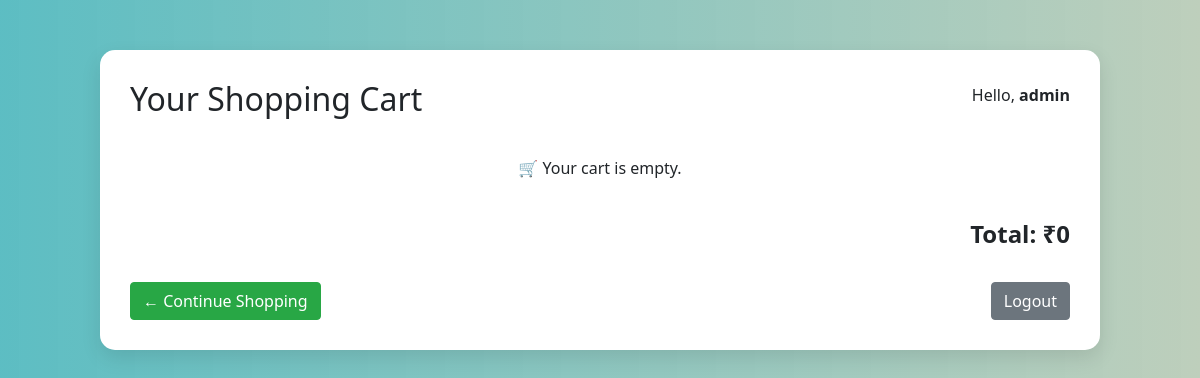
The app's page /cart/ (signed in), older data.
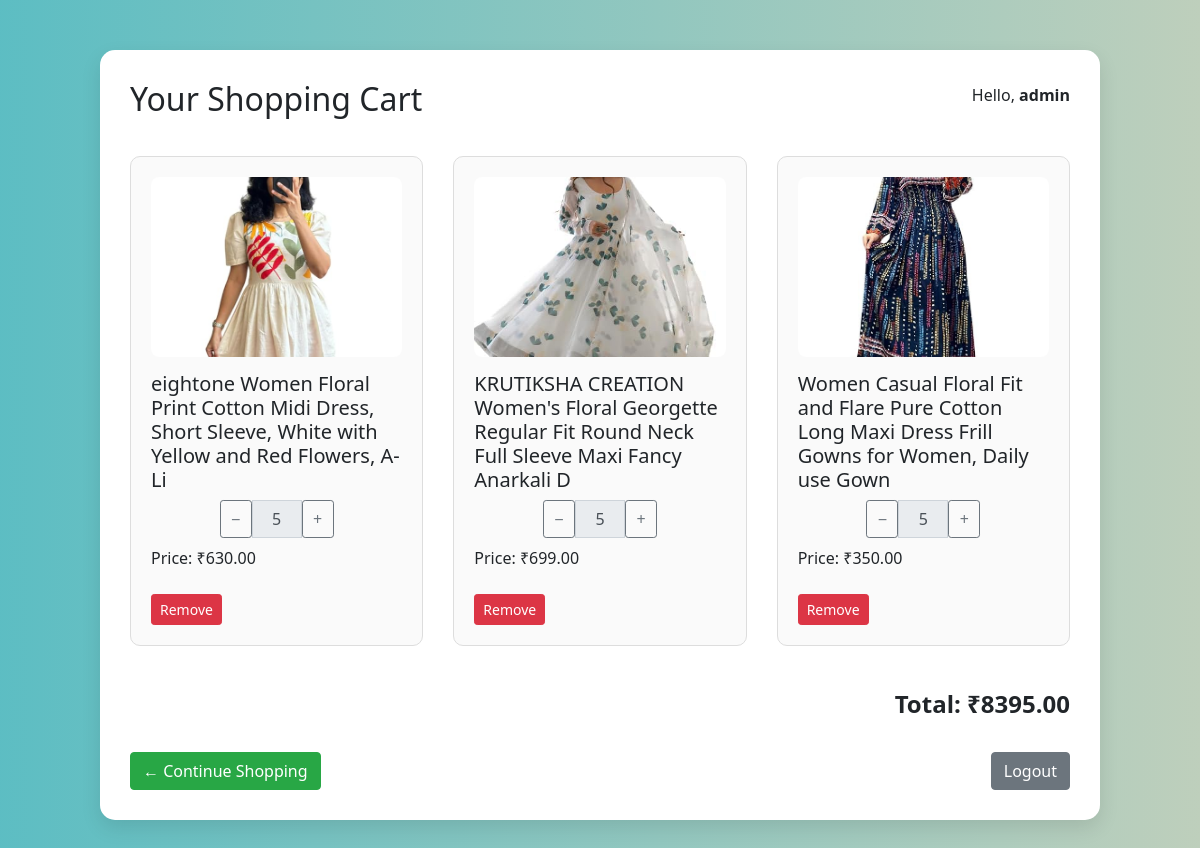
The same page, newer data.
### cart/models.py (models this page shows, shortened)
class CartItem(models.Model):
    product = models.ForeignKey(Product, on_delete=models.CASCADE)
    quantity = models.PositiveIntegerField(default=1)
    user = models.ForeignKey(User, on_delete=models.CASCADE)
    date_added = models.DateTimeField(auto_now_add=True)

class Product(models.Model):
    name = models.CharField(max_length=100)
    description = models.TextField(null=True, blank=True)
    price = models.DecimalField(max_digits=10, decimal_places=2)
    image = models.ImageField(upload_to='products/')

### cart/views.py (the view)
# urls.py: path('cart/', views.view_cart, name='view_cart'),
def view_cart(request):
    cart_items = CartItem.objects.filter(user=request.user)
    total_price = sum(item.product.price * item.quantity for item in cart_items)
    return render(request, 'cart/cart.html', {'cart_items': cart_items, 'total_price': total_price})

### templates/cart/cart.html (shortened to what this page needs)
{% load static %}
<!DOCTYPE html>
<html lang="en">
<head>
  <link rel="stylesheet" href="https://maxcdn.bootstrapcdn.com/bootstrap/4.5.2/css/bootstrap.min.css"/>
</head>
<body>
<div class="container cart-container">
  <div class="cart-header">
    <h2>Your Shopping Cart</h2>
    <p>Hello, <strong>{{ request.user }}</strong></p>
  </div>
  <div class="row">
    {% for item in cart_items %}
    <div class="col-md-4">
      <div class="product-card">
        <img src="{{ item.product.image.url }}" alt="{{ item.product.name }}">
        <h5>{{ item.product.name }}</h5>
        <div class="input-group justify-content-center mb-2">
          <button class="btn btn-outline-secondary btn-sm qty-btn" data-id="{{ item.id }}" data-action="decrease">−</button>
          <input id="qty-{{ item.id }}" type="text" class="form-control text-center" value="{{ item.quantity }}" readonly style="max-width: 50px;">
          <button class="btn btn-outline-secondary btn-sm qty-btn" data-id="{{ item.id }}" data-action="increase">+</button>
        </div>
        <p>Price: ₹{{ item.product.price }}</p>
        <a href="{% url 'cart:remove_from_cart' item.id %}" class="btn btn-danger btn-sm mt-2">Remove</a>
      </div>
    </div>
    {% empty %}
    <div class="col-12">
      <p class="text-center">🛒 Your cart is empty.</p>
    </div>
    {% endfor %}
  </div>
  <div class="total-price" id="total">
    Total: ₹{{ total_price }}
  </div>
  <div class="action-links">
    <a href="{% url 'cart:product_list' %}" class="btn btn-success">← Continue Shopping</a>
    <a href="{% url 'logout' %}" class="btn btn-secondary">Logout</a>
  </div>
</div>
</body>
</html>

Row changes from the older to the newer data that the page shows:
added CartItem: product.image (picture), product.name "eightone Women Floral Print Cotton Midi Dress, Short Sleeve, White with Yellow and Red Flowers, A-Li", quantity "5", product.price "630.00"
added CartItem: product.image (picture), product.name "KRUTIKSHA CREATION Women's Floral Georgette Regular Fit Round Neck Full Sleeve Maxi Fancy Anarkali D", quantity "5", product.price "699.00"
added CartItem: product.image (picture), product.name "Women Casual Floral Fit and Flare Pure Cotton Long Maxi Dress Frill Gowns for Women, Daily use Gown", quantity "5", product.price "350.00"
Text that changed along with them:
{{ total_price }}: "0" → "8395.00"
text no longer shown: "🛒 Your cart is empty."
